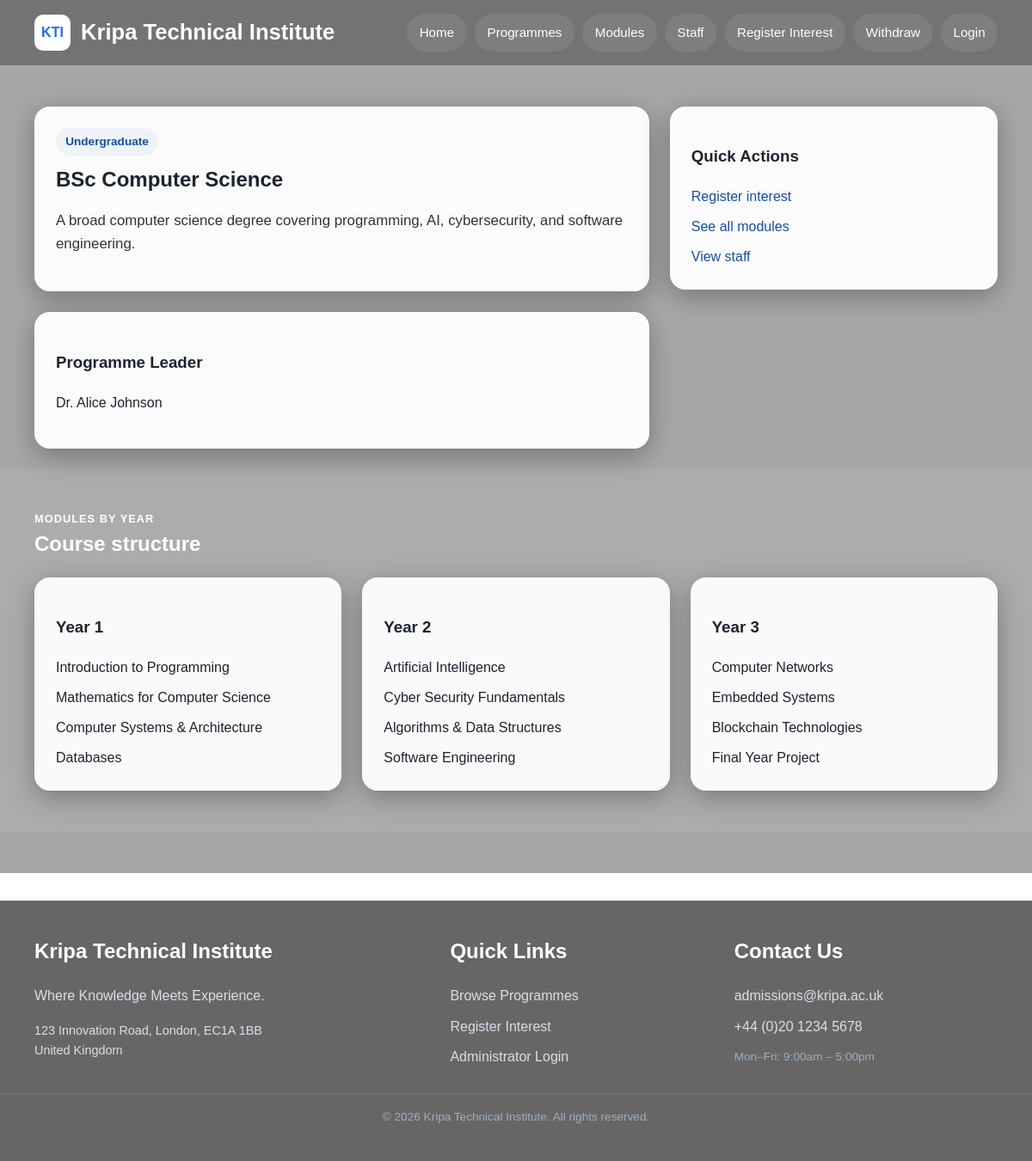
The page /?page=programme-details&id=1 on the database its author committed.
### tables this page shows
CREATE TABLE Programmes (
    ProgrammeID INTEGER PRIMARY KEY AUTO_INCREMENT,
    ProgrammeName TEXT NOT NULL,
    LevelID INTEGER,
    ProgrammeLeaderID INTEGER,
    Description TEXT,
    Image TEXT,
    IsPublished TINYINT(1) DEFAULT 1,
    FOREIGN KEY (LevelID) REFERENCES Levels(LevelID),
    FOREIGN KEY (ProgrammeLeaderID) REFERENCES Staff(StaffID)
);

CREATE TABLE Levels (
    LevelID INTEGER PRIMARY KEY,
    LevelName TEXT NOT NULL
);

CREATE TABLE Staff (
    StaffID INTEGER PRIMARY KEY AUTO_INCREMENT,
    Name TEXT NOT NULL
);

CREATE TABLE ProgrammeModules (
    ProgrammeModuleID INTEGER PRIMARY KEY AUTO_INCREMENT,
    ProgrammeID INTEGER,
    ModuleID INTEGER,
    Year INTEGER,
    FOREIGN KEY (ProgrammeID) REFERENCES Programmes(ProgrammeID),
    FOREIGN KEY (ModuleID) REFERENCES Modules(ModuleID)
);

CREATE TABLE Modules (
    ModuleID INTEGER PRIMARY KEY AUTO_INCREMENT,
    ModuleName TEXT NOT NULL,
    ModuleLeaderID INTEGER,
    Description TEXT,
    Image TEXT,
    FOREIGN KEY (ModuleLeaderID) REFERENCES Staff(StaffID)
);

### core/Controller.php (called while the page is built, shortened)
<?php
class Controller {
    protected function view($viewPath, $data = []) {
        extract($data);
        $file = __DIR__ . '/../app/views/' . $viewPath . '.php';
        require $file;
    }
}

### app/controllers/ProgrammeController.php (called while the page is built, shortened)
<?php
class ProgrammeController extends Controller {
    public function show() {
        $id = isset($_GET['id']) ? (int)$_GET['id'] : 0;
        require_once __DIR__ . '/../models/ProgrammeModel.php';
        $model = new ProgrammeModel();
        $programme = $model->getProgrammeById($id);
        $allModules = $model->getModulesByProgramme($id);
        $modulesByYear = [];
        foreach ($allModules as $module) {
            $year = $module['Year'];
            $modulesByYear[$year][] = $module;
        }
        $this->view('programmes/show', [
            'programme'    => $programme,
            'modulesByYear' => $modulesByYear
        ]);
    }
}

### index.php (called while the page is built, shortened)
<?php
require_once __DIR__ . '/core/Database.php';
require_once __DIR__ . '/core/Controller.php';
require_once __DIR__ . '/core/Router.php';
$router = new Router();
$router->get('home', 'HomeController', 'index');
$router->get('programmes',        'ProgrammeController', 'index');
$router->get('programme-details', 'ProgrammeController', 'show');
$router->get('modules', 'ModuleController', 'index');
$router->get('staff', 'StaffController', 'index');
$router->get('staff-profile', 'StaffController', 'show');
$router->get('interest',          'InterestController', 'showForm');
$router->post('interest',         'InterestController', 'submit');
$router->get('withdraw',          'InterestController', 'showWithdraw');
$router->post('withdraw',         'InterestController', 'withdraw');
$router->get('login',    'AuthController', 'showLogin');
$router->post('login',   'AuthController', 'login');
$router->get('logout',   'AuthController', 'logout');
$router->get('register', 'AuthController', 'showRegister');
$router->post('register','AuthController', 'register');
$router->get('admin',  'AdminController', 'index');
$router->post('admin', 'AdminController', 'handlePost');
$router->get('export', 'AdminController', 'exportCsv');
$router->dispatch($_SERVER['REQUEST_METHOD']);

### core/Database.php (called while the page is built, shortened)
<?php
class Database {
    private static $connection = null;
    public static function connect() {
        if (self::$connection == null) {
            self::$connection = new PDO(
                "mysql:host=" . DB_HOST . ";dbname=" . DB_NAME . ";charset=" . DB_CHARSET,
                DB_USER,
                DB_PASS
            );
            self::$connection->setAttribute(
                PDO::ATTR_ERRMODE,
                PDO::ERRMODE_EXCEPTION
            );
            self::$connection->setAttribute(
                PDO::ATTR_DEFAULT_FETCH_MODE,
                PDO::FETCH_ASSOC
            );
        }
        return self::$connection;
    }
}

### app/models/ProgrammeModel.php (called while the page is built, shortened)
<?php
class ProgrammeModel {
    private $db;
    public function __construct() {
        $this->db = Database::connect();
    }
    public function getProgrammeById($id) {
        $stmt = $this->db->prepare("
            SELECT p.ProgrammeID, p.ProgrammeName, p.Description,
                   l.LevelName, s.Name AS LeaderName
            FROM Programmes p
            JOIN Levels l ON p.LevelID = l.LevelID
            JOIN Staff s ON p.ProgrammeLeaderID = s.StaffID
            WHERE p.ProgrammeID = ?
        ");
        $stmt->execute([$id]);
        return $stmt->fetch();
    }
    public function getModulesByProgramme($programmeId) {
        $stmt = $this->db->prepare("
            SELECT m.ModuleName, m.Description,
                   s.Name AS LeaderName, pm.Year
            FROM ProgrammeModules pm
            JOIN Modules m ON pm.ModuleID = m.ModuleID
            JOIN Staff s ON m.ModuleLeaderID = s.StaffID
            WHERE pm.ProgrammeID = ?
            ORDER BY pm.Year
        ");
        $stmt->execute([$programmeId]);
        return $stmt->fetchAll();
    }
}

### app/views/programmes/show.php (the view)
<?php require_once __DIR__ . '/../layouts/header.php'; ?>
<main id="main-content" class="section">
    <div class="container programme-layout">
        <section>
            <div class="card" style="margin-bottom: 1.5rem;">
                <span class="tag"><?= htmlspecialchars($programme['LevelName']) ?></span>
                <h2><?= htmlspecialchars($programme['ProgrammeName']) ?></h2>
                <p class="lead"><?= htmlspecialchars($programme['Description']) ?></p>
            </div>
            <div class="card" style="margin-bottom: 1.5rem;">
                <h3>Programme Leader</h3>
                <p><?= htmlspecialchars($programme['LeaderName']) ?></p>
            </div>
        </section>
        <aside class="card sidebar-card">
            <h3>Quick Actions</h3>
            <ul class="side-list">
                <li>
                    <a href="/student-course-hub/?page=interest&id=<?= $programme['ProgrammeID'] ?>">
                        Register interest
                    </a>
                </li>
                <li>
                    <a href="/student-course-hub/?page=modules">
                        See all modules
                    </a>
                </li>
                <li>
                    <a href="/student-course-hub/?page=staff">
                        View staff
                    </a>
                </li>
            </ul>
        </aside>
    </div>
    <section class="section section-muted">
        <div class="container">
            <div class="section-heading">
                <p class="eyebrow">Modules by Year</p>
                <h2>Course structure</h2>
            </div>
            <div class="grid grid-3">
                <?php foreach ($modulesByYear as $year => $modules): ?>
                    <div class="card">
                        <h3>Year <?= $year ?></h3>
                        <ul class="simple-list">
                            <?php foreach ($modules as $module): ?>
                                <li><?= htmlspecialchars($module['ModuleName']) ?></li>
                            <?php endforeach; ?>
                        </ul>
                    </div>
                <?php endforeach; ?>
            </div>
        </div>
    </section>
</main>
<?php require_once __DIR__ . '/../layouts/footer.php'; ?>

### core/Router.php (shortened to what this page needs)
<?php
class Router {
    protected $routes = [];
    public function get($page, $controller, $method) {
        $this->routes[] = [
            'method'     => 'GET',
            'page'       => $page,
            'controller' => $controller,
            'action'     => $method
        ];
    }
    public function post($page, $controller, $method) {
        $this->routes[] = [
            'method'     => 'POST',
            'page'       => $page,
            'controller' => $controller,
            'action'     => $method
        ];
    }
    public function dispatch($requestMethod) {
        $page = isset($_GET['page']) ? $_GET['page'] : 'home';
        foreach ($this->routes as $route) {
            if ($route['method'] == strtoupper($requestMethod)
                && $route['page'] == $page) {
                $action         = $route['action'];
                $obj = new $controllerName();
                $obj->$action();
                return;
            }
        }
    }
}

### public/assets/css/style.css (style rules this page uses)
:root { --bg: #f6f8fb; --surface: #ffffff; --surface-muted: #eef3f9; --text: #1b2430; --text-soft: #5f6b7a; --primary: #1f6feb; --primary-dark: #154ea3; --danger: #c0392b; --border: #d8e1ec; --shadow: 0 10px 30px rgba(16, 24, 40, 0.08); --radius: 18px; }
* { box-sizing: border-box; }
html { scroll-behavior: smooth; }
body { margin: 0; font-family: Arial, Helvetica, sans-serif; background-image: url('/student-course-hub/public/assets/images/campus.jpg'); background-size: cover; background-position: center; background-attachment: fixed; background-repeat: no-repeat; color: var(--text); line-height: 1.6; }
a { color: var(--primary-dark); text-decoration: none; }
.container { width: min(1120px, calc(100% - 2rem)); margin: 0 auto; }
.eyebrow { margin: 0 0 0.25rem; text-transform: uppercase; letter-spacing: 0.08em; font-size: 0.8rem; font-weight: 700; color: #7db2ff; }
.main-nav ul, .footer-links, .feature-list, .simple-list, .side-list { list-style: none; padding: 0; margin: 0; }
.hero-grid, .auth-grid, .programme-layout, .dashboard-grid, .grid { display: grid; gap: 1.5rem; }
.hero h2, .section-heading h2, .auth-info h2, .programme-layout h2 { margin-top: 0; line-height: 1.2; }
.lead { font-size: 1.05rem; color: inherit; opacity: 0.92; }
.section { padding: 3rem 0; background: rgba(0, 0, 0, 0.35); }
.section-muted { background: rgba(255, 255, 255, 0.07); }
.section-heading { margin-bottom: 1.5rem; }
.section-heading h2, .section-heading p { color: #ffffff; }
.grid-3 { grid-template-columns: repeat(3, minmax(0, 1fr)); }
.card { background: rgba(255, 255, 255, 0.95); border: 1px solid rgba(255, 255, 255, 0.4); border-radius: var(--radius); padding: 1.5rem; box-shadow: 0 8px 32px rgba(0, 0, 0, 0.3); color: var(--text); }
.tag { display: inline-block; margin-bottom: 0.85rem; padding: 0.35rem 0.7rem; border-radius: 999px; background: var(--surface-muted); color: var(--primary-dark); font-weight: 700; font-size: 0.85rem; }
.programme-layout { grid-template-columns: 1.5fr 0.8fr; align-items: start; }
.sidebar-card { position: sticky; top: 7rem; }
.side-list li + li, .feature-list li + li, .simple-list li + li { margin-top: 0.6rem; }

### rows shown on the page
programmes: LevelID.LevelName "Undergraduate", ProgrammeName "BSc Computer Science", Description "A broad computer science degree covering programming, AI, cybersecurity, and software engineering.", ProgrammeLeaderID.Name "Dr. Alice Johnson"
programmemodules: ModuleID.ModuleName "Introduction to Programming"
programmemodules: ModuleID.ModuleName "Mathematics for Computer Science"
programmemodules: ModuleID.ModuleName "Computer Systems & Architecture"
programmemodules: ModuleID.ModuleName "Databases"
programmemodules: ModuleID.ModuleName "Artificial Intelligence"
programmemodules: ModuleID.ModuleName "Cyber Security Fundamentals"
programmemodules: ModuleID.ModuleName "Algorithms & Data Structures"
programmemodules: ModuleID.ModuleName "Software Engineering"
programmemodules: Year "3", ModuleID.ModuleName "Final Year Project"
programmemodules: ModuleID.ModuleName "Computer Networks"
programmemodules: ModuleID.ModuleName "Embedded Systems"
programmemodules: ModuleID.ModuleName "Blockchain Technologies"

### other values the page prints
$year "1"
$year "2"
